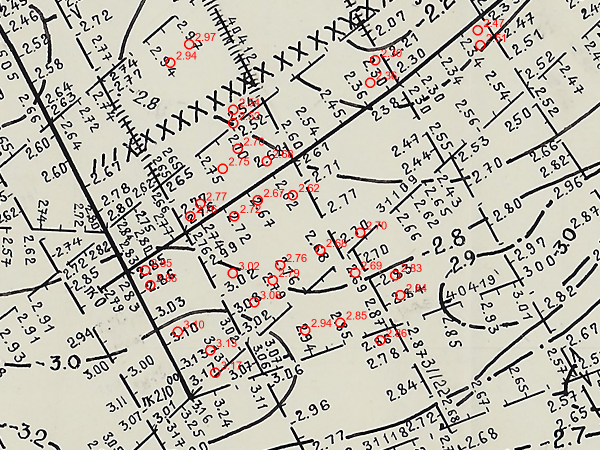
#> input picture archive/map_experiments/digitization_test_overlay.png, 1200 x 900 px (shown at 1/2 size)
$ python detect_profile_lines.py ../../../archive/map_experiments/digitization_test_overlay.png --output out.png
#> lines starting #> are read from the running program, lines starting #| are printed output that depends on the picture; after the words box and inside, x2 and y2 are one past the last pixel; in counts of white or black regions, pixels touching at a corner belong together
#> in main, image is the input picture: shape (900, 1200, 3); mean B, G, R 178.4, 189.5, 193.8
"""Detect and consolidate straight seismic profile lines on a scanned map.

The output is deliberately kept in pixel coordinates. Georeferencing is a
separate stage: profile labels and the survey shapefile provide its anchors.
"""
from __future__ import annotations

import argparse
import json
import math
from dataclasses import asdict, dataclass
from pathlib import Path

import cv2
import numpy as np


@dataclass
class Segment:
    p0: tuple[float, float]
    p1: tuple[float, float]
    angle_deg: float
    rho: float
    length: float


def angle_distance(a: float, b: float) -> float:
    """Smallest angle between unoriented lines, in degrees."""
    delta = abs(a - b) % 180.0
    return min(delta, 180.0 - delta)


def segment_from_hough(values: np.ndarray) -> Segment:
    x0, y0, x1, y1 = (float(v) for v in values)
    dx, dy = x1 - x0, y1 - y0
    angle = math.degrees(math.atan2(dy, dx)) % 180.0
    theta = math.radians(angle)
    normal = np.array([-math.sin(theta), math.cos(theta)])
    midpoint = np.array([(x0 + x1) / 2, (y0 + y1) / 2])
    return Segment(
        p0=(x0, y0),
        p1=(x1, y1),
        angle_deg=angle,
        rho=float(normal @ midpoint),
        length=math.hypot(dx, dy),
    )


def _line_interval(segment: Segment, direction: np.ndarray) -> tuple[float, float]:
    values = [np.dot(segment.p0, direction), np.dot(segment.p1, direction)]
    return min(values), max(values)


def segments_match(
    left: Segment,
    right: Segment,
    *,
    angle_tolerance: float = 2.0,
    rho_tolerance: float = 18.0,
    max_gap: float = 220.0,
) -> bool:
    if angle_distance(left.angle_deg, right.angle_deg) > angle_tolerance:
        return False
    if abs(left.rho - right.rho) > rho_tolerance:
        return False
    angle = math.radians((left.angle_deg + right.angle_deg) / 2)
    direction = np.array([math.cos(angle), math.sin(angle)])
    a0, a1 = _line_interval(left, direction)
    b0, b1 = _line_interval(right, direction)
    return max(a0, b0) <= min(a1, b1) + max_gap


def consolidate_segments(segments: list[Segment]) -> list[dict]:
    parent = list(range(len(segments)))

    def find(i: int) -> int:
        while parent[i] != i:
            parent[i] = parent[parent[i]]
            i = parent[i]
        return i

    def union(i: int, j: int) -> None:
        a, b = find(i), find(j)
        if a != b:
            parent[b] = a

    for i, left in enumerate(segments):
        for j in range(i + 1, len(segments)):
            if segments_match(left, segments[j]):
                union(i, j)

    groups: dict[int, list[Segment]] = {}
    for index, segment in enumerate(segments):
        groups.setdefault(find(index), []).append(segment)

    lines = []
    for group in groups.values():
        points = np.array([point for segment in group for point in (segment.p0, segment.p1)])
        center = points.mean(axis=0)
        _, _, vh = np.linalg.svd(points - center, full_matrices=False)
        direction = vh[0]
        if direction[0] < 0:
            direction *= -1
        projections = (points - center) @ direction
        p0 = center + projections.min() * direction
        p1 = center + projections.max() * direction
        angle = math.degrees(math.atan2(direction[1], direction[0])) % 180.0
        lines.append(
            {
                "p0": p0.round(2).tolist(),
                "p1": p1.round(2).tolist(),
                "angle_deg": round(angle, 2),
                "length_px": round(float(projections.max() - projections.min()), 2),
                "support": len(group),
            }
        )
    lines.sort(key=lambda item: (-item["length_px"], -item["support"]))
    for index, line in enumerate(lines):
        line["id"] = index
    return lines


def detect_lines(image: np.ndarray) -> tuple[list[Segment], np.ndarray]:
    gray = cv2.cvtColor(image, cv2.COLOR_BGR2GRAY)
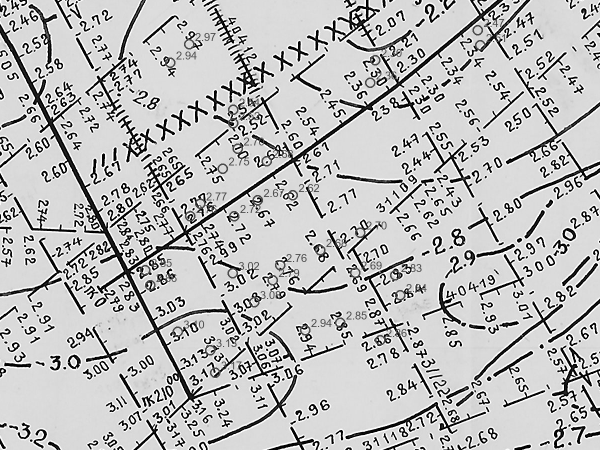
#> gray: shape (900, 1200) (shown at 1/2 size); min 0, max 255, mean 189.5
    _, ink = cv2.threshold(gray, 0, 255, cv2.THRESH_BINARY_INV + cv2.THRESH_OTSU)
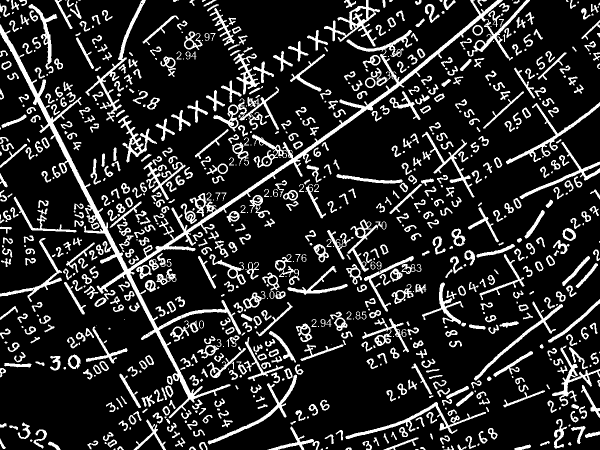
#> ink: shape (900, 1200) (shown at 1/2 size); 16.4% white; 855 white regions (166 under 20 px), largest, box (x1, y1, x2, y2) and area: (0, 0, 1060, 837) 27069, (171, 0, 292, 243) 2405, (426, 173, 558, 263) 2381
    count, labels, stats, _ = cv2.connectedComponentsWithStats(ink, connectivity=8)
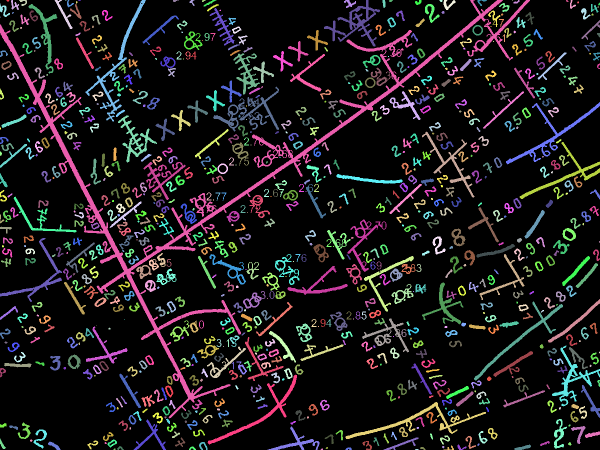
#> labels: shape (900, 1200) int32 (shown at 1/2 size); 856 distinct labels, from 0 to 855; one colour per label, 0 black
#> count = 856; stats = 856 rows, first 6: [0, 0, 1200, 900, 902876], [13, 0, 6, 3, 15], [22, 0, 16, 20, 148], [38, 0, 16, 12, 88], [109, 0, 36, 58, 383], [130, 0, 3, 1, 3]
    long_ink = np.zeros_like(ink)
    for component in range(1, count):
        x, y, width, height, area = stats[component]
        if max(width, height) >= 300 and area >= 250:
            long_ink[labels == component] = 255
#> this loop made 855 passes
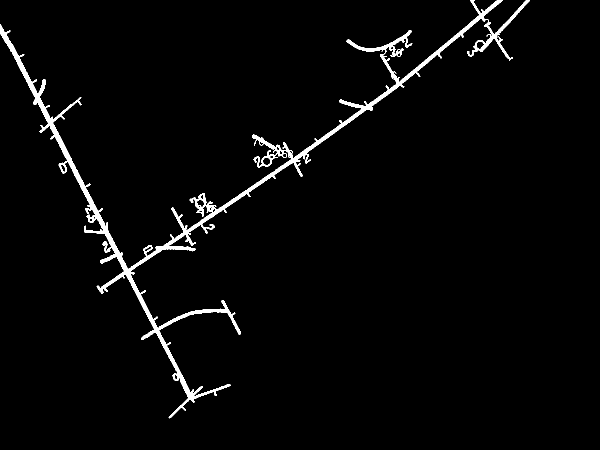
#> long_ink: shape (900, 1200) (shown at 1/2 size); 2.5% white; 1 white region, box (x1, y1, x2, y2) and area: (0, 0, 1060, 837) 27069

    raw = cv2.HoughLinesP(
        long_ink,
        rho=1,
        theta=np.pi / 720,
        threshold=160,
        minLineLength=350,
        maxLineGap=50,
    )
#> raw = 18 rows, first 6: [0, 58, 388, 804], [6, 58, 387, 798], [0, 60, 387, 804], [199, 582, 882, 113], [0, 48, 388, 802], [11, 65, 388, 797]
    segments = [] if raw is None else [segment_from_hough(row.reshape(4)) for row in raw]
#> segments = 18 items
    return segments, long_ink


def main() -> None:
    parser = argparse.ArgumentParser()
    parser.add_argument("image", type=Path)
    parser.add_argument("--output", type=Path, required=True)
    parser.add_argument("--preview", type=Path)
    args = parser.parse_args()

    try:
        image = cv2.imdecode(np.fromfile(args.image, dtype=np.uint8), cv2.IMREAD_COLOR)
    except OSError:
        image = None
    if image is None:
        raise SystemExit(f"Cannot read image: {args.image}")
    segments, _ = detect_lines(image)
#> segments = 18 items
    lines = consolidate_segments(segments)
#> in consolidate_segments, `parent = list(range(len(segments)))`: parent = [0, 1, 2, 3, 4, 5, 6, 7, 8, 9, 10, 11, 12, 13, 14, 15, 16, 17]
#> the loop in consolidate_segments, `for i, left in enumerate(segments):` made 18 passes
#> the loop in consolidate_segments, `for index, segment in enumerate(segments):` made 18 passes
#> the loop in consolidate_segments, `for group in groups.values():` made 3 passes
#> the loop in consolidate_segments, `for index, line in enumerate(lines):` made 3 passes

    height, width = image.shape[:2]
    margin = 90
    map_bottom = int(height * 0.84)
    lines = [
        line
        for line in lines
        if (line["p0"][0] + line["p1"][0]) / 2 > 180
        and (line["p0"][0] + line["p1"][0]) / 2 < width - 180
        and (line["p0"][1] + line["p1"][1]) / 2 > 180
        and (line["p0"][1] + line["p1"][1]) / 2 < map_bottom
        if line["length_px"] >= 450
        and all(margin < point[0] < width - margin for point in (line["p0"], line["p1"]))
        and min(line["p0"][1], line["p1"][1]) < map_bottom
        and not (
            angle_distance(line["angle_deg"], 0) < 1
            and (min(line["p0"][1], line["p1"][1]) < 180 or max(line["p0"][1], line["p1"][1]) > map_bottom)
        )
    ]
    for index, line in enumerate(lines):
        line["id"] = index
#> this loop made 1 pass

    payload = {
        "source": str(args.image),
        "image_size": [width, height],
        "method": "connected-components+hough+line-clustering",
        "raw_segments": len(segments),
        "profile_candidates": lines,
    }
    args.output.parent.mkdir(parents=True, exist_ok=True)
    args.output.write_text(json.dumps(payload, ensure_ascii=False, indent=2), encoding="utf-8")

    if args.preview:
        preview = image.copy()
        for line in lines:
            p0 = tuple(round(v) for v in line["p0"])
            p1 = tuple(round(v) for v in line["p1"])
            cv2.line(preview, p0, p1, (0, 0, 255), 6, cv2.LINE_AA)
            midpoint = tuple(round((a + b) / 2) for a, b in zip(p0, p1))
            cv2.putText(preview, str(line["id"]), midpoint, cv2.FONT_HERSHEY_SIMPLEX, 1.1, (255, 0, 0), 3)
        cv2.imwrite(str(args.preview), preview)
    print(f"{len(segments)} Hough segments -> {len(lines)} profile candidates")
#| 18 Hough segments -> 1 profile candidates


if __name__ == "__main__":
    main()
